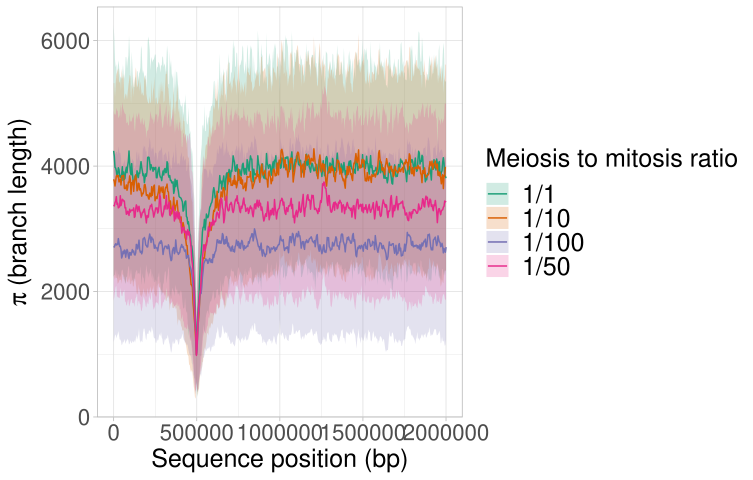

This figure's R source:
#!/usr/bin/env Rscript

## Author : Louis OLLIVIER ~ louis.ollivier@etu.univ-rouen.fr 
## Université Paris-Saclay
## Lab : LISN ~ UMR9015 ~ BIOINFO team 

###### Package initialization  ----------------------------------------

if (!require('ggplot2', quietly = T)) install.packages('ggplot2');
if (!require('readr', quietly = T)) install.packages('readr');
if (!require('tibble', quietly = T)) install.packages('tibble');
if (!require('dplyr', quietly = T)) install.packages('dplyr');
if (!require('sjPlot', quietly = T)) install.packages('sjPlot');
if (!require('RColorBrewer', quietly = T)) install.packages('RColorBrewer');

library(ggplot2)
library(readr)
library(tibble)
library(dplyr)
library(sjPlot)
library(RColorBrewer)

########################################################################

rm(list=ls())

windows = seq(1,2000000,length.out=499)

########################################################################

GR_list = c("EGR", "10GR", "50GR", "100GR")

for (GR in GR_list){ 
  data =  read_csv(paste0("pi_",GR,".csv"),col_names = F)
  
  mean = apply(data, 2, mean)
  sd = apply(data, 2, sd)
  ymin = mean-sd
  ymax = mean+sd
  
  # Create a variable name based on the loop index
  GR_table_name = GR
  
  # Assign a value to the dynamically generated variable
  assign(GR_table_name, data.frame(windows,mean,ymin,ymax) %>% add_column(submodel=GR, .before=1))
  }

rm(data,mean,sd,ymin,ymax,windows)

pi_table = bind_rows(EGR,`10GR`,`50GR`,`100GR`) %>%
  as_tibble() %>% 
  mutate(submodel = case_when(
    submodel == "EGR" ~ "1/1",
    submodel == "10GR" ~ "1/10",
    submodel == "50GR" ~ "1/50",
    submodel == "100GR" ~ "1/100",
    # Add more conditions as needed
    TRUE ~ submodel  # Default: no change for other values
  ))
pi_table

rm(EGR,`10GR`,`50GR`,`100GR`)

########################################################################
num_conditions <- length(unique(pi_table$submodel))
palette_name <- "Dark2"
colors <- brewer.pal(n = num_conditions, name = palette_name)

# Using the extracted color palette for both geom_line and geom_ribbon
pi = ggplot(pi_table, aes(x = windows, y = mean, group = submodel)) +
  geom_ribbon(aes(ymin = ymin, ymax = ymax, fill = submodel),alpha=0.2) +
  geom_line(aes(color = submodel)) +
  scale_color_manual(values = colors) +
  scale_fill_manual(values = colors) +
  labs(x = "Sequence position (bp)",
       y = expression(pi ~ "(branch length)"),
       color="Meiosis to mitosis ratio",
       fill="Meiosis to mitosis ratio",
       linetype="Meiosis to mitosis ratio") + 
  theme_light() + 
  theme(
    axis.title.x = element_text(size=18),
    axis.title.y = element_text(size=18),
    legend.title = element_text(size = 18),
    legend.text = element_text(size = 18),
    axis.text.x = element_text(size = 16),
    axis.text.y = element_text(size = 16)
  )
pi
ggsave("pi.pdf") 
save_plot("pi.svg", fig = pi, width=30, height=20)


rm(list=ls())
